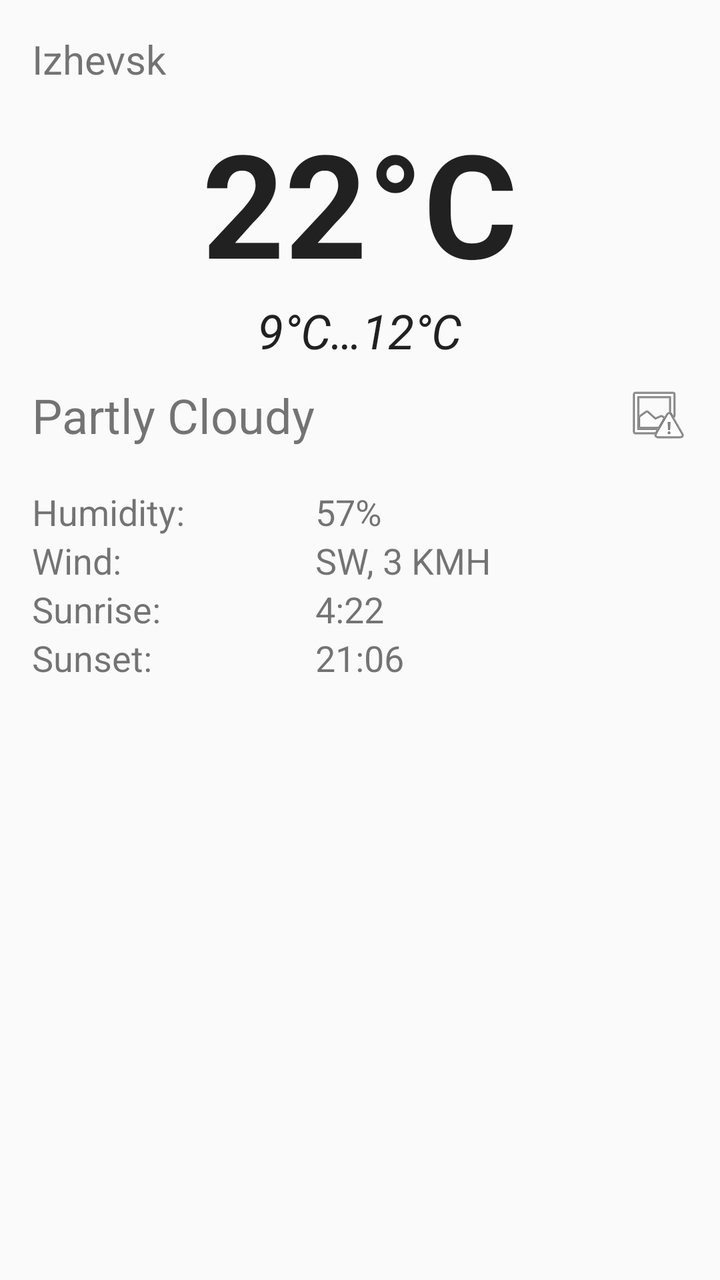
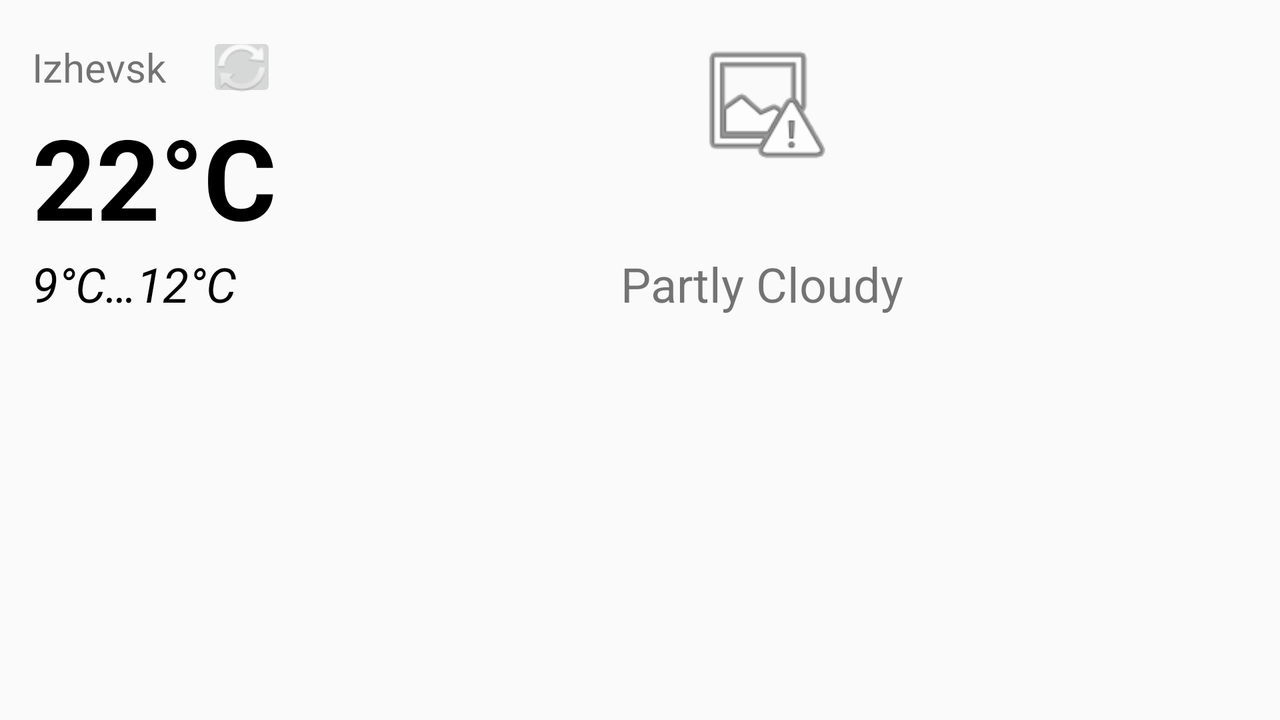

One screen, two layout resources from the same app: the default and the repository's alternative for another configuration. Each is rendered where Android would select it; the XML of both is given below.
<!-- AndroidManifest.xml: application theme AppTheme -->
<!-- res/layout/now_tab.xml -->
<GridLayout xmlns:android="http://schemas.android.com/apk/res/android"
    xmlns:tools="http://schemas.android.com/tools"
    android:layout_width="match_parent"
    android:layout_height="match_parent"
    android:layout_gravity="center"
    android:columnCount="2"
    android:orientation="horizontal"
    android:paddingBottom="@dimen/activity_vertical_margin"
    android:paddingLeft="@dimen/activity_horizontal_margin"
    android:paddingRight="@dimen/activity_horizontal_margin"
    android:paddingTop="@dimen/activity_vertical_margin"
    tools:context="com.example.user.myapplication2.MainActivity$PlaceholderFragment">


    <TextView
        android:layout_width="wrap_content"
        android:layout_height="wrap_content"
        android:text="@string/test_city"
        android:id="@+id/city"
        android:textSize="20sp"
        android:layout_columnSpan="2"
        android:layout_marginBottom="10dp" />

    <TextView
        android:layout_width="wrap_content"
        android:layout_height="wrap_content"
        android:textAppearance="?android:attr/textAppearanceLarge"
        android:text="@string/test_temp"
        android:id="@+id/main_temp"
        android:layout_gravity="center_horizontal"
        android:textSize="72sp"
        android:textStyle="bold"
        android:layout_columnSpan="2" />

    <TextView
        android:layout_width="wrap_content"
        android:layout_height="wrap_content"
        android:textAppearance="?android:attr/textAppearanceLarge"
        android:id="@+id/appr_temp"
        android:text="9°C…12°C"
        android:layout_gravity="center_horizontal"
        android:textSize="24sp"
        android:textStyle="italic"
        android:layout_columnSpan="2"
        android:layout_marginBottom="10dp" />

    <TextView
        android:layout_width="wrap_content"
        android:layout_height="wrap_content"
        android:text="@string/test_descr"
        android:id="@+id/description"
        android:textSize="24sp"
        android:layout_marginBottom="20dp" />

    <ImageView
        android:layout_width="wrap_content"
        android:layout_height="wrap_content"
        android:id="@+id/weather_icon"
        android:layout_gravity="right"
        android:src="@android:drawable/ic_menu_report_image" />

    <TextView
        android:layout_width="wrap_content"
        android:layout_height="wrap_content"
        android:text="@string/humidity"
        android:id="@+id/humidity"
        android:textSize="18dp" />

    <TextView
        android:layout_width="wrap_content"
        android:layout_height="wrap_content"
        android:text="57%"
        android:id="@+id/humidity_val"
        android:textSize="18dp" />

    <TextView
        android:layout_width="wrap_content"
        android:layout_height="wrap_content"
        android:text="@string/wind"
        android:id="@+id/wind"
        android:textSize="18dp" />

    <TextView
        android:layout_width="wrap_content"
        android:layout_height="wrap_content"
        android:text="SW, 3 KMH"
        android:id="@+id/wind_val"
        android:textSize="18dp" />

    <TextView
        android:layout_width="wrap_content"
        android:layout_height="wrap_content"
        android:text="@string/sunrise"
        android:id="@+id/sunrise"
        android:textSize="18dp" />

    <TextView
        android:layout_width="wrap_content"
        android:layout_height="wrap_content"
        android:text="4:22"
        android:id="@+id/sunrise_val"
        android:textSize="18dp" />

    <TextView
        android:layout_width="wrap_content"
        android:layout_height="wrap_content"
        android:text="@string/sunset"
        android:id="@+id/sunset"
        android:textSize="18dp" />

    <TextView
        android:layout_width="wrap_content"
        android:layout_height="wrap_content"
        android:text="21:06"
        android:id="@+id/sunset_val"
        android:textSize="18dp" />

</GridLayout>
<!-- resources referenced by this layout -->
<resources>
  <dimen name="activity_horizontal_margin">16dp</dimen>
  <dimen name="activity_vertical_margin">16dp</dimen>
  <string name="humidity">Humidity:\ </string>
  <string name="sunrise">Sunrise: </string>
  <string name="sunset">Sunset: </string>
  <string name="test_city">Izhevsk</string>
  <string name="test_descr">Partly Cloudy</string>
  <string name="test_temp">22°C</string>
  <string name="wind">Wind: </string>
  <style name="AppTheme" parent="Theme.AppCompat.Light.DarkActionBar">
          
          <item name="colorPrimary">@color/colorPrimary</item>
          <item name="colorPrimaryDark">@color/colorPrimaryDark</item>
          <item name="colorAccent">@color/colorAccent</item>
      </style>
</resources>
<!-- res/layout-land/now_tab.xml (the repository's variant of the layout above) -->
<!-- drawn on the phone turned sideways -->
<GridLayout xmlns:android="http://schemas.android.com/apk/res/android"
    xmlns:tools="http://schemas.android.com/tools"
    android:layout_width="match_parent"
    android:layout_height="match_parent"
    android:layout_gravity="center"
    android:orientation="horizontal"
    android:paddingBottom="@dimen/activity_vertical_margin"
    android:paddingLeft="@dimen/activity_horizontal_margin"
    android:paddingRight="@dimen/activity_horizontal_margin"
    android:paddingTop="@dimen/activity_vertical_margin"
    tools:context="com.example.user.myapplication2.MainActivity$PlaceholderFragment"
    android:rowCount="4"
    android:columnCount="4">


    <TextView
        android:layout_width="wrap_content"
        android:layout_height="wrap_content"
        android:text="@string/test_city"
        android:id="@+id/city"
        android:textSize="20sp"
        android:layout_gravity="center_vertical"/>

    <ImageButton
        android:id="@+id/refresh_btn"
        android:src="@android:drawable/ic_popup_sync"
        android:layout_width="@dimen/now_tab_land_refresh_btn_size"
        android:layout_height="@dimen/now_tab_land_refresh_btn_size"
        android:layout_gravity="end"
        android:onClick="refresh"
        android:adjustViewBounds="false" />

    <ImageView
        android:layout_width="72dp"
        android:layout_height="72dp"
        android:id="@+id/weather_icon"
        android:layout_columnSpan="2"
        android:layout_rowSpan="3"
        android:src="@android:drawable/ic_menu_report_image"
        android:layout_gravity="center_horizontal" />

    <TextView
        android:layout_width="wrap_content"
        android:layout_height="wrap_content"
        android:text="@string/test_temp"
        android:id="@+id/main_temp"
        android:textSize="56sp"
        android:textColor="@android:color/black"
        android:layout_columnSpan="2"
        android:layout_rowSpan="2"
        android:textStyle="bold" />

    <TextView
        android:layout_width="wrap_content"
        android:layout_height="wrap_content"
        android:text="9°C…12°C"
        android:id="@+id/appr_temp"
        android:textSize="24sp"
        android:textStyle="italic"
        android:textColor="@android:color/black"
        android:layout_columnSpan="2" />

    <TextView
        android:layout_width="wrap_content"
        android:layout_height="wrap_content"
        android:text="@string/test_descr"
        android:id="@+id/description"
        android:layout_columnSpan="2"
        android:textSize="24sp"
        android:layout_gravity="center_horizontal" />
</GridLayout>
<!-- resources referenced by the variant -->
<!-- as the phone turned sideways resolves them -->
<resources>
  <dimen name="activity_horizontal_margin">16dp</dimen>
  <dimen name="activity_vertical_margin">16dp</dimen>
  <dimen name="now_tab_land_refresh_btn_size">35dp</dimen>
  <string name="test_city">Izhevsk</string>
  <string name="test_descr">Partly Cloudy</string>
  <string name="test_temp">22°C</string>
  <style name="AppTheme" parent="Theme.AppCompat.Light.DarkActionBar">
          
          <item name="colorPrimary">@color/colorPrimary</item>
          <item name="colorPrimaryDark">@color/colorPrimaryDark</item>
          <item name="colorAccent">@color/colorAccent</item>
      </style>
</resources>
